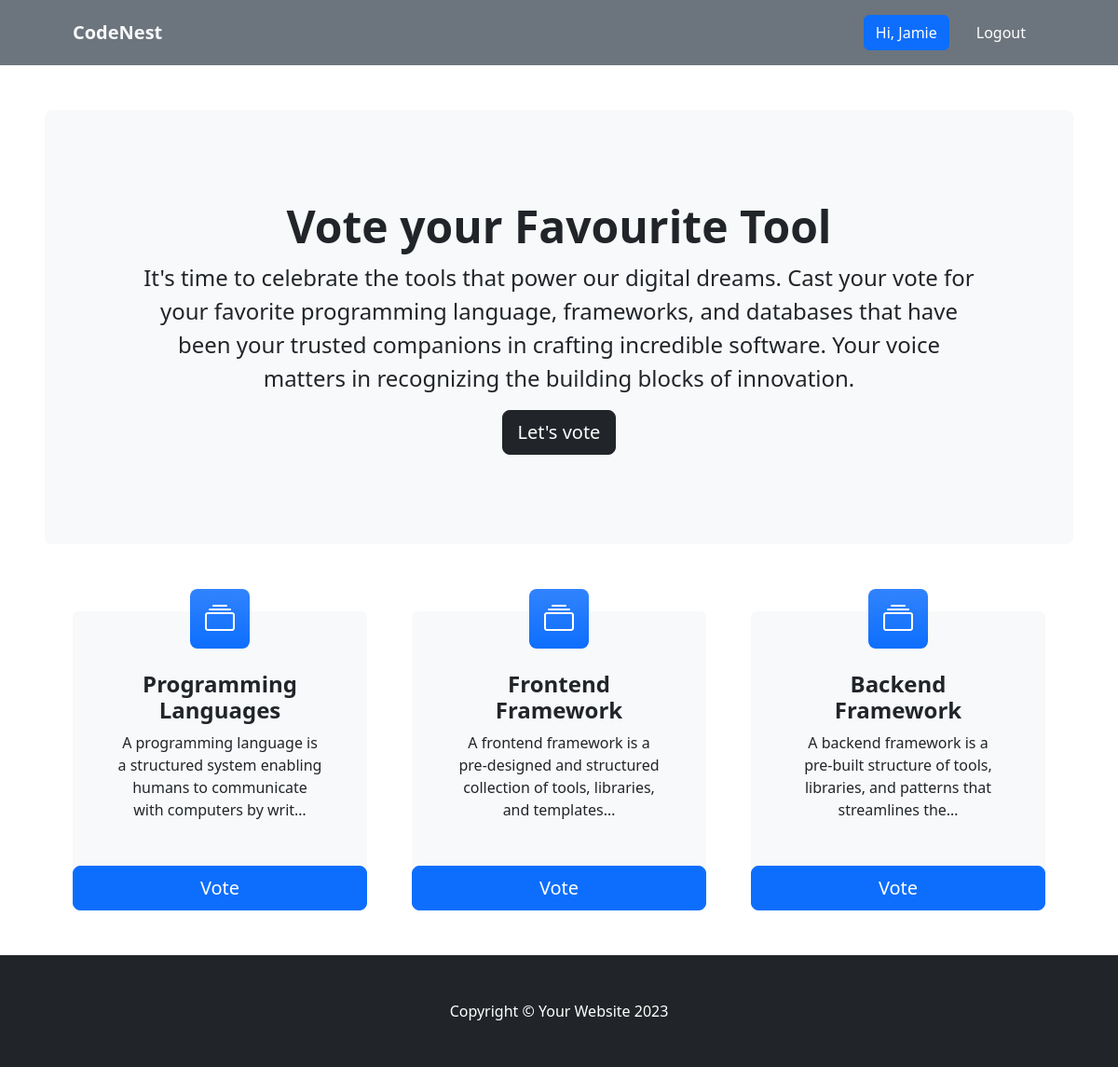
The page / (signed in) on the database its author committed.
### voteapp/models.py (models this page shows, shortened)
class Category(models.Model):
    title = models.CharField(max_length=200)
    slug = models.SlugField(blank=True, null=True)
    description = models.TextField(blank=True, null=True)
    total_vote = models.IntegerField(default=0)
    voters = models.ManyToManyField(User, blank=True)

### voteapp/views.py (the view)
# urls.py: path("", views.index, name="index"),
def index(request):
    categories = Category.objects.all()
    context = {"categories":categories}
    return render(request, "index.html", context)

### voteapp/templates/index.html
{% extends 'base.html' %}
{% block content %}
<header class="py-5">
    <div class="container-fluid px-lg-5">
        <div class="p-4 p-lg-5 bg-light rounded-3 text-center">
            <div class="m-4 m-lg-5">
                <h1 class="display-5 fw-bold">Vote your Favourite Tool</h1>
                <p class="fs-4">It's time to celebrate the tools that power our digital dreams. Cast your vote for your favorite programming language, frameworks, and databases
                    that have been your trusted companions in crafting incredible software.
                     Your voice matters in recognizing the building blocks of innovation.</p>
                <a class="btn btn-dark btn-lg" href="#votingSection">Let's vote</a>
            </div>
        </div>
    </div>
</header>
<section class="pt-4" id="votingSection">
    <div class="container px-lg-5">
        <div class="row gx-lg-5">
            {% for category in categories  %}
            <div class="col-lg-4 col-xxl-3 mb-5">
                <div class="card bg-light border-0 h-100">
                    <div class="card-body text-center p-4 p-lg-5 pt-0 pt-lg-0">
                        <div class="feature bg-primary bg-gradient text-white rounded-3 mb-4 mt-n4"><i class="bi bi-collection"></i></div>
                        <h2 class="fs-4 fw-bold">{{category.title}}</h2>
                        <p class="mb-0">{{category.description | truncatechars:100}}</p>
                    </div>
                    <a class="btn btn-primary btn-lg" href="{% url 'detail' category.slug  %}">Vote</a>
                </div>
            </div>
            {% endfor %}
        </div>
    </div>
</section>
{% endblock content %}

### voteapp/templates/base.html (shortened to what this page needs)
<!DOCTYPE html>
{% load static %}
<html lang="en">
<head>
    <link href="https://cdn.jsdelivr.net/npm/bootstrap-icons@1.4.1/font/bootstrap-icons.css" rel="stylesheet" />
    <link rel="stylesheet" href="{% static 'css/bootstrap.css' %}">
    <link rel="stylesheet" href="{% static 'css/style.css' %}">
</head>
<body>
     <nav class="navbar navbar-expand-lg navbar-dark bg-secondary">
        <div class="container px-lg-5">
            <a class="navbar-brand text-light fw-bold" href="{% url 'index'  %}">CodeNest</a>
            <div class="collapse navbar-collapse" id="navbarSupportedContent">
                <ul class="navbar-nav ms-auto mb-2 mb-lg-0">
                    {% if request.user.is_authenticated %}
                    <li class="nav-item"><a class="nav-link" href="#"><button class="btn btn-primary">Hi, {{request.user.username}}</button></a></li>
                    <li class="nav-item"><a class="nav-link" href="{% url 'logout' %}"><button class="btn btn-secondary">Logout</button></a></li>
                    {% else %}
                    <li class="nav-item"><a class="nav-link" href="{% url 'signin' %}"><button class="btn btn-primary">Login</button></a></li>
                    <li class="nav-item"><a class="nav-link" href="{% url 'signup' %}"><button class="btn btn-primary">SignUp</button></a></li>
                    {% endif %}
                </ul>
            </div>
        </div>
    </nav>
    {% block content %}
    {% endblock content %}
     <footer class="py-5 bg-dark">
        <div class="container"><p class="m-0 text-center text-white">Copyright &copy; Your Website 2023</p></div>
    </footer>
</body>
</html>

### voteapp/static/css/style.css (style rules this page uses)
* { box-sizing: border-box; }

### rows shown on the page
Category: title "Programming Languages", description "A programming language is a structured system enabling humans to communicate with computers by writ…"
Category: title "Frontend Framework", description "A frontend framework is a pre-designed and structured collection of tools, libraries, and templates…"
Category: title "Backend Framework", description "A backend framework is a pre-built structure of tools, libraries, and patterns that streamlines the…"

### other values the page prints
{{ request.user.username }} "Jamie"
